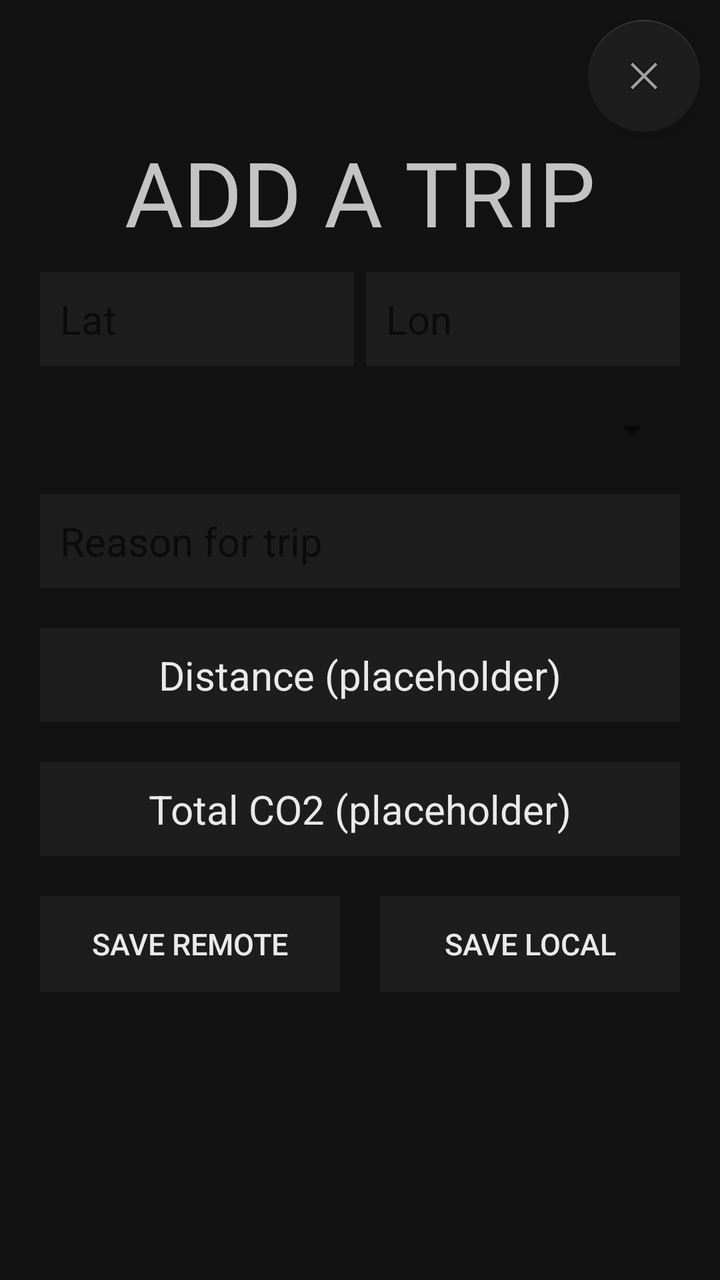
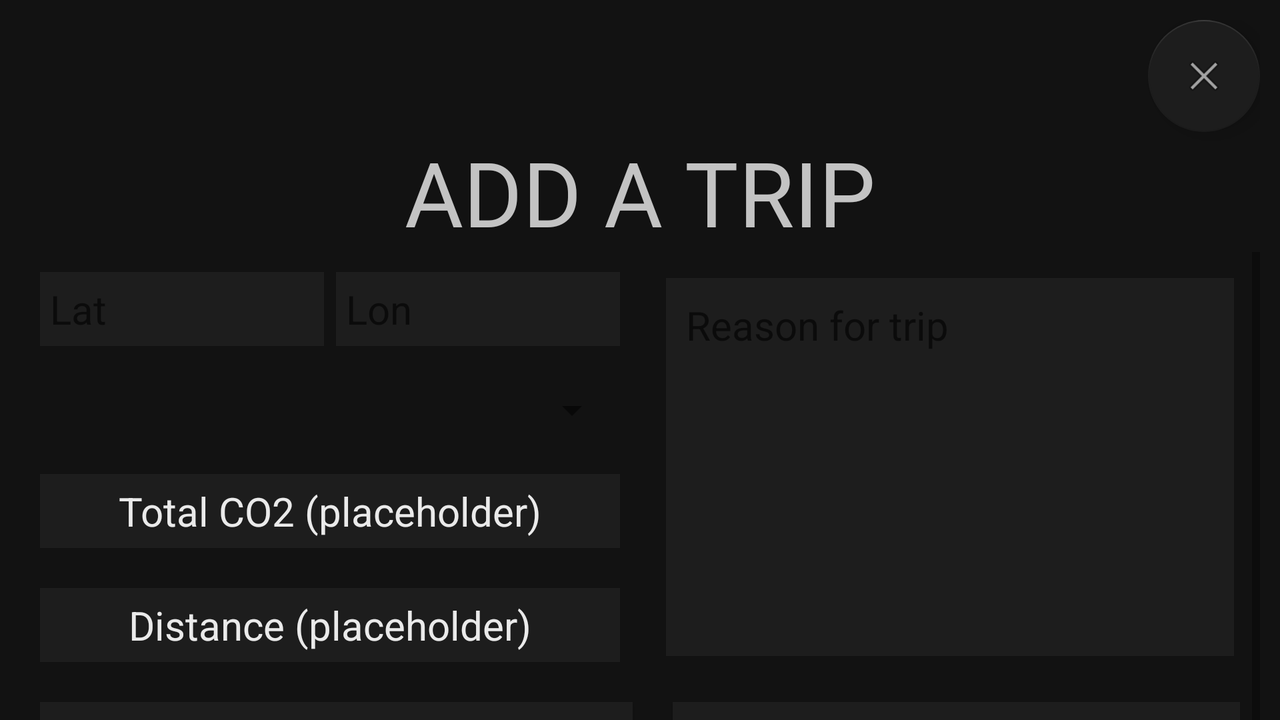

First picture: res/layout/ on a phone held upright. Second picture: the repository's own variant of that layout, on a device whose configuration matches the variant's folder. Source for both follows.
<!-- AndroidManifest.xml: application theme AppTheme -->
<!-- res/layout/dialog_fragment_new_trip.xml -->
<?xml version="1.0" encoding="utf-8"?>
<LinearLayout xmlns:android="http://schemas.android.com/apk/res/android"
    xmlns:app="http://schemas.android.com/apk/res-auto"
    xmlns:tools="http://schemas.android.com/tools"
    android:layout_width="match_parent"
    android:layout_height="650dp"
    android:background="@color/background"
    android:gravity="end"
    android:orientation="vertical"
    android:padding="@dimen/componentPadding">

    <com.google.android.material.floatingactionbutton.FloatingActionButton
        android:id="@+id/newtrip_close_popup_btn"
        android:layout_width="match_parent"
        android:layout_height="wrap_content"
        android:background="@color/surface"
        android:clickable="true"
        app:backgroundTint="@color/surface"
        app:srcCompat="@android:drawable/ic_menu_close_clear_cancel" />

    <TextView
        android:layout_width="match_parent"
        android:layout_height="wrap_content"
        android:text="@string/newtrip_title_string"
        android:textAlignment="center"
        android:textColor="@color/onBackground"
        android:textSize="@dimen/titleSize" />

    <ScrollView
        android:layout_width="match_parent"
        android:layout_height="match_parent">

        <LinearLayout
            android:layout_width="match_parent"
            android:layout_height="wrap_content"
            android:orientation="vertical">

            <LinearLayout
                android:layout_width="match_parent"
                android:layout_height="wrap_content"
                android:layout_weight="1"
                android:orientation="horizontal"
                android:padding="@dimen/componentPadding">

                <EditText
                    android:id="@+id/newtrip_tolat"
                    android:layout_width="0dp"
                    android:layout_height="wrap_content"
                    android:layout_marginRight="3dp"
                    android:layout_weight=".5"
                    android:background="@color/surface"
                    android:ems="10"
                    android:hint="@string/newtrip_lat_hint"
                    android:inputType="numberSigned|numberDecimal"
                    android:padding="@dimen/componentPadding"
                    android:textColor="@color/onSurface"
                    android:textSize="@dimen/textSize" />

                <EditText
                    android:id="@+id/newtrip_tolon"
                    android:layout_width="0dp"
                    android:layout_height="wrap_content"
                    android:layout_marginLeft="3dp"
                    android:layout_weight=".5"
                    android:background="@color/surface"
                    android:ems="10"
                    android:hint="@string/newtrip_lon_hint"
                    android:inputType="numberSigned|numberDecimal"
                    android:padding="@dimen/componentPadding"
                    android:textColor="@color/onSurface"
                    android:textSize="@dimen/textSize" />
            </LinearLayout>

            <Spinner
                android:id="@+id/newtrip_travelmode_spinner"
                style="@android:style/Widget.DeviceDefault.Spinner"
                android:layout_width="match_parent"
                android:layout_height="wrap_content"
                android:layout_margin="@dimen/componentMargin"
                android:layout_weight="1"
                android:dropDownWidth="wrap_content"
                android:padding="@dimen/componentPadding" />

            <EditText
                android:id="@+id/newtrip_reason"
                android:layout_width="match_parent"
                android:layout_height="wrap_content"
                android:layout_margin="@dimen/componentMargin"
                android:layout_weight="4"
                android:background="@color/surface"
                android:ems="10"
                android:gravity="top"
                android:hint="@string/newtrip_reason_hint"
                android:inputType="textPersonName"
                android:padding="@dimen/componentPadding"
                android:textColor="@color/onSurface"
                android:textSize="@dimen/textSize" />

            <TextView
                android:id="@+id/newtrip_distancekm"
                android:layout_width="match_parent"
                android:layout_height="wrap_content"
                android:layout_margin="@dimen/componentMargin"
                android:layout_weight="1"
                android:background="@color/surface"
                android:gravity="center"
                android:padding="@dimen/componentPadding"
                android:textAlignment="center"
                android:textColor="@color/onSurface"
                android:textSize="@dimen/textSize"
                tools:text="Distance (placeholder)" />

            <TextView
                android:id="@+id/newtrip_totalco2"
                android:layout_width="match_parent"
                android:layout_height="wrap_content"
                android:layout_margin="@dimen/componentMargin"
                android:layout_weight="1"
                android:background="@color/surface"
                android:gravity="center"
                android:padding="@dimen/componentPadding"
                android:textAlignment="center"
                android:textColor="@color/onSurface"
                android:textSize="@dimen/textSize"
                tools:text="Total CO2 (placeholder)" />

            <LinearLayout
                android:layout_width="match_parent"
                android:layout_height="wrap_content"
                android:layout_weight="1"
                android:gravity="bottom"
                android:orientation="horizontal"
                android:padding="@dimen/componentPadding">

                <Button
                    android:id="@+id/newtrip_remote_btn"
                    android:layout_width="match_parent"
                    android:layout_height="wrap_content"
                    android:layout_marginRight="10dp"
                    android:layout_weight="1"
                    android:background="@color/surface"
                    android:padding="@dimen/componentPadding"
                    android:text="@string/newtrip_remote_button"
                    android:textColor="@color/onSurface"
                    android:textSize="@dimen/buttonTextSize" />

                <Button
                    android:id="@+id/newtrip_local_btn"
                    android:layout_width="match_parent"
                    android:layout_height="wrap_content"
                    android:layout_marginLeft="10dp"
                    android:layout_weight="1"
                    android:background="@color/surface"
                    android:padding="@dimen/componentPadding"
                    android:text="@string/newtrip_local_button"
                    android:textColor="@color/onSurface"
                    android:textSize="@dimen/buttonTextSize" />
            </LinearLayout>
        </LinearLayout>
    </ScrollView>

</LinearLayout>
<!-- resources referenced by this layout -->
<resources>
  <color name="background">#121212</color>
  <color name="onBackground">#C3C3C3</color>
  <color name="onSurface">#EAEAEA</color>
  <color name="surface">#1D1D1D</color>
  <dimen name="buttonTextSize">15sp</dimen>
  <dimen name="componentMargin">10dp</dimen>
  <dimen name="componentPadding">10dp</dimen>
  <dimen name="textSize">20sp</dimen>
  <dimen name="titleSize">45sp</dimen>
  <string name="newtrip_lat_hint">Lat</string>
  <string name="newtrip_local_button">Save Local</string>
  <string name="newtrip_lon_hint">Lon</string>
  <string name="newtrip_reason_hint">Reason for trip</string>
  <string name="newtrip_remote_button">Save Remote</string>
  <string name="newtrip_title_string">ADD A TRIP</string>
  <style name="AppTheme" parent="Theme.AppCompat.Light.DarkActionBar">
          
          <item name="colorPrimary">@color/background</item>
          <item name="colorPrimaryDark">@color/colorPrimaryDark</item>
          <item name="colorAccent">@color/colorAccent</item>
      </style>
  <color name="colorPrimaryDark">#C3C3C3</color>
  <color name="colorAccent">#C3C3C3</color>
</resources>
<!-- res/layout-land/dialog_fragment_new_trip.xml (the repository's variant of the layout above) -->
<!-- drawn on the phone turned sideways -->
<?xml version="1.0" encoding="utf-8"?>
<LinearLayout xmlns:android="http://schemas.android.com/apk/res/android"
    xmlns:app="http://schemas.android.com/apk/res-auto"
    xmlns:tools="http://schemas.android.com/tools"
    android:layout_width="match_parent"
    android:layout_height="400dp"
    android:background="@color/background"
    android:gravity="end"
    android:orientation="vertical"
    android:padding="@dimen/componentPadding">

    <com.google.android.material.floatingactionbutton.FloatingActionButton
        android:id="@+id/newtrip_close_popup_btn"
        android:layout_width="match_parent"
        android:layout_height="wrap_content"
        android:background="@color/surface"
        android:clickable="true"
        app:backgroundTint="@color/surface"
        app:srcCompat="@android:drawable/ic_menu_close_clear_cancel" />

    <TextView
        android:layout_width="match_parent"
        android:layout_height="wrap_content"
        android:text="@string/newtrip_title_string"
        android:textAlignment="center"
        android:textColor="@color/onBackground"
        android:textSize="@dimen/titleSize" />

    <ScrollView
        android:layout_width="match_parent"
        android:layout_height="match_parent">

        <LinearLayout
            android:layout_width="match_parent"
            android:layout_height="wrap_content"
            android:orientation="vertical" >

            <LinearLayout
                android:layout_width="match_parent"
                android:layout_height="wrap_content"
                android:orientation="horizontal">

                <LinearLayout
                    android:layout_width="0dp"
                    android:layout_height="match_parent"
                    android:layout_weight=".5"
                    android:orientation="vertical">

                    <LinearLayout
                        android:layout_width="match_parent"
                        android:layout_height="wrap_content"
                        android:orientation="horizontal"
                        android:padding="@dimen/componentPadding">

                        <EditText
                            android:id="@+id/newtrip_tolat"
                            android:layout_width="0dp"
                            android:layout_height="wrap_content"
                            android:layout_marginRight="3dp"
                            android:layout_weight=".5"
                            android:background="@color/surface"
                            android:ems="10"
                            android:hint="@string/newtrip_lat_hint"
                            android:inputType="number"
                            android:padding="5dp"
                            android:textColor="@color/onSurface"
                            android:textSize="@dimen/textSize" />

                        <EditText
                            android:id="@+id/newtrip_tolon"
                            android:layout_width="0dp"
                            android:layout_height="wrap_content"
                            android:layout_marginLeft="3dp"
                            android:layout_weight=".5"
                            android:background="@color/surface"
                            android:ems="10"
                            android:hint="@string/newtrip_lon_hint"
                            android:inputType="number"
                            android:padding="5dp"
                            android:textColor="@color/onSurface"
                            android:textSize="@dimen/textSize" />
                    </LinearLayout>

                    <Spinner
                        android:id="@+id/newtrip_travelmode_spinner"
                        android:layout_width="match_parent"
                        android:layout_height="wrap_content"
                        android:layout_margin="@dimen/componentMargin"
                        android:padding="5dp" />

                    <TextView
                        android:id="@+id/newtrip_totalco2"
                        android:layout_width="match_parent"
                        android:layout_height="wrap_content"
                        android:layout_margin="@dimen/componentMargin"
                        android:background="@color/surface"
                        android:gravity="center"
                        android:padding="5dp"
                        android:textAlignment="center"
                        android:textColor="@color/onSurface"
                        android:textSize="@dimen/textSize"
                        tools:text="Total CO2 (placeholder)" />

                    <TextView
                        android:id="@+id/newtrip_distancekm"
                        android:layout_width="match_parent"
                        android:layout_height="wrap_content"
                        android:layout_margin="@dimen/componentMargin"
                        android:background="@color/surface"
                        android:gravity="center"
                        android:padding="5dp"
                        android:textAlignment="center"
                        android:textColor="@color/onSurface"
                        android:textSize="@dimen/textSize"
                        tools:text="Distance (placeholder)" />

                </LinearLayout>

                <LinearLayout
                    android:layout_width="0dp"
                    android:layout_height="match_parent"
                    android:layout_weight=".5"
                    android:orientation="vertical"
                    android:padding="3dp">

                    <EditText
                        android:id="@+id/newtrip_reason"
                        android:layout_width="match_parent"
                        android:layout_height="match_parent"
                        android:layout_margin="@dimen/componentMargin"
                        android:background="@color/surface"
                        android:ems="10"
                        android:gravity="top"
                        android:hint="@string/newtrip_reason_hint"
                        android:inputType="textPersonName"
                        android:padding="@dimen/componentPadding"
                        android:textColor="@color/onSurface"
                        android:textSize="@dimen/textSize" />
                </LinearLayout>
            </LinearLayout>

            <LinearLayout
                android:layout_width="match_parent"
                android:layout_height="wrap_content"
                android:gravity="center"
                android:orientation="horizontal"
                android:padding="@dimen/componentPadding">

                <Button
                    android:id="@+id/newtrip_remote_btn"
                    android:layout_width="wrap_content"
                    android:layout_height="wrap_content"
                    android:layout_marginRight="10dp"
                    android:layout_weight="1"
                    android:background="@color/surface"
                    android:padding="@dimen/componentPadding"
                    android:text="@string/newtrip_remote_button"
                    android:textColor="@color/onSurface"
                    android:textSize="@dimen/buttonTextSize" />

                <Button
                    android:id="@+id/newtrip_local_btn"
                    android:layout_width="wrap_content"
                    android:layout_height="wrap_content"
                    android:layout_marginLeft="10dp"
                    android:layout_weight="1"
                    android:background="@color/surface"
                    android:padding="@dimen/componentPadding"
                    android:text="@string/newtrip_local_button"
                    android:textColor="@color/onSurface"
                    android:textSize="@dimen/buttonTextSize" />
            </LinearLayout>
        </LinearLayout>
    </ScrollView>

</LinearLayout>
